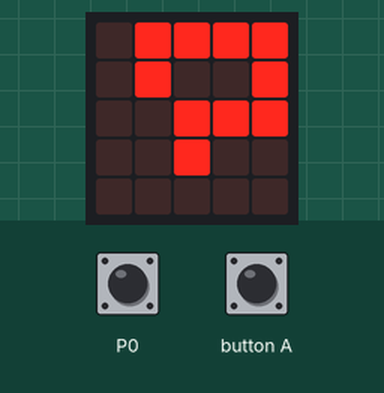
Bench run of a program on a simulated BBC micro:bit (MakeCode). On the bench: the board's 5×5 LED display. The inputs (shaded band) are chosen by the test bench.

Above: at 1.2 s.
1.3 s: touch pin P0 pressed for 0.15 s
At 2.1 s:
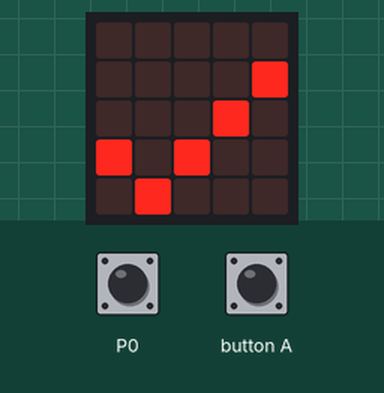
3.7 s: button A pressed for 0.15 s
At 4.5 s:
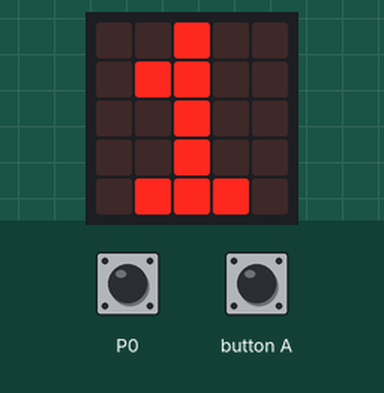
Timing chart, 0 to 6.7 s (numbered marks = the images above; inputs shaded):
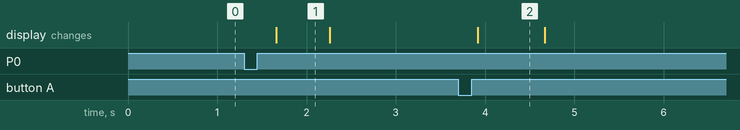

The program:

main.ts
```typescript
input.onPinPressed(TouchPin.P0, function () {
    basic.showIcon(IconNames.Yes)
    puntos += 1
    basic.pause(1000)
})
input.onButtonPressed(Button.A, function () {
    basic.showNumber(puntos)
    basic.pause(1000)
})
let puntos = 0
puntos = 0
basic.forever(function () {
    basic.showLeds(`
        . # # # #
        . # . . #
        . . # # #
        . . # . .
        . . . . .
        `)
})
```

test.ts
```typescript
// aquí va el archivo "tests"; esto no se compilará cuando este paquete se utilice como una extensión.
```

Measured:
- after the input at 1.3 s, the display: changes after 0.36 s (image 1)
- after the input at 3.7 s, the display: changes after 0.22 s (image 2)
- what the display in image 1 shows lasts 0.6 s, from 1.7 s to 2.3 s
- what the display in image 2 shows lasts 0.8 s, from 3.9 s to 4.7 s
